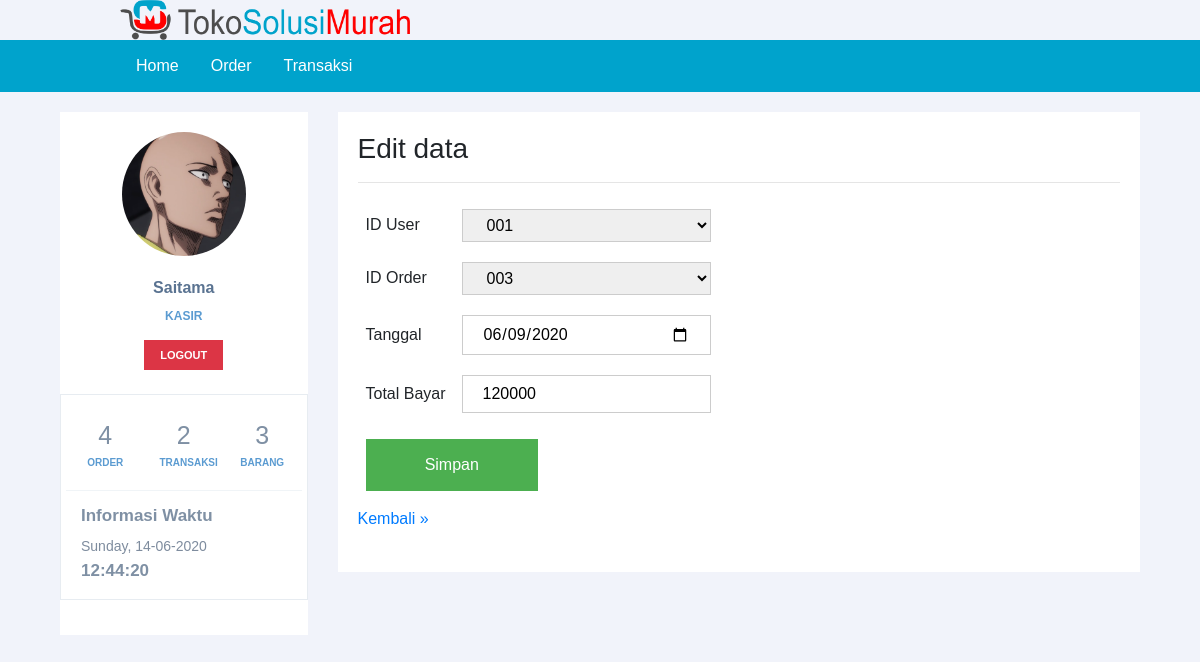
/halaman_kasir.php?page=transaksi_edit&kode=001 (signed in), run on the app's committed database.
### tables this page shows
CREATE TABLE IF NOT EXISTS `user` (
  `id_user` varchar(10) NOT NULL,
  `username` varchar(20) NOT NULL,
  `password` varchar(20) NOT NULL,
  `nama_user` varchar(20) NOT NULL,
  `id_level` varchar(20) NOT NULL,
  `foto` varchar(50) NOT NULL
);

CREATE TABLE IF NOT EXISTS `transaksi` (
  `id_transaksi` varchar(20) NOT NULL,
  `id_user` varchar(10) NOT NULL,
  `id_order` varchar(10) NOT NULL,
  `tanggal` date NOT NULL,
  `total_bayar` int(25) NOT NULL
);

### transaksi_edit.php (the view, shortened to what this page needs)
	<h3>Edit data</h3>
	<hr>
	<?php
	include "koneksi.php";
	$id_transaksi = $_GET['kode'];
	$query_mysqli = $koneksi->query("SELECT * FROM transaksi WHERE id_transaksi='$id_transaksi'")or die(mysqli_error());
	while($data = mysqli_fetch_array($query_mysqli)){
	?>
	<form  method="post">
		<table>
			<tr>
				<td>ID User</td>
				<td>
					<select name="id_user" >
						<option><?php echo $data['id_user'] ?></option>
					</select>
				</td>
			</tr>
			<tr>
				<td>ID Order</td>
				<td><select name="id_order">
					<option><?php echo $data['id_order'] ?></option>
				</select>
			</tr>
			<tr>
				<td>Tanggal</td>
				<td><input type="date" name="tanggal" value="<?php echo $data['tanggal'] ?>"></td>
			</tr>
			<tr>
				<td>Total Bayar</td>
				<td><input type="text" name="total_bayar" value="<?php echo $data['total_bayar'] ?>"></td>
			</tr>
			<tr>
				<td colspan="2"><input name="submit" type="submit" value="Simpan"></td>
			</tr>
		</table>
	</form>
	<a href="?page=transaksi">Kembali &raquo;</a>
	<?php } ?>
</body>
</html>

### sidebar.php (shortened to what this page needs)
<div class="container">
	<div class="row profile">
		<div class="col-md-3">
			<div class="profile-sidebar">
				<?php
				include "koneksi.php";
				$username = $_SESSION['username'];
				$query_mysqli = $koneksi->query("SELECT * FROM user WHERE username='$username'")or die(mysqli_error());
				while($data = mysqli_fetch_array($query_mysqli)){
				?>
				<div class="profile-userpic">
				<img class="foto-preview" height="100" width="100" src="foto/<?php echo $data['foto']?>"/>
				</div>
				<div class="profile-usertitle">
					<div class="profile-usertitle-name">
						<?php echo $_SESSION['nama']; ?>
					</div>
					<div class="profile-usertitle-job">
						<?php echo $_SESSION['level']; ?>
					</div>
				</div>
				<div class="profile-userbuttons">
					<a href="logout.php" type="button" onclick="return confirm('Anda yakin akan logout dari akun ini?')" class="btn btn-danger btn-sm">Logout</a>
				</div>
				<span class="profile-desc-text"> &nbsp; </span>
				<div class="portlet light bordered">
					<div class="row list-separated profile-stat">
						<div class="col-md-4 col-sm-4 col-xs-6">
							<div class="uppercase profile-stat-title"> <?php
							$sql = "SELECT * FROM orders";
							$query = mysqli_query($koneksi,$sql);
							$count = mysqli_num_rows($query);
							echo " $count";
							?></div>
							<div class="uppercase profile-stat-text"> Order </div>
						</div>
						<div class="col-md-4 col-sm-4 col-xs-6">
							<div class="uppercase profile-stat-title"><?php
							$sql = "SELECT * FROM transaksi";
							$query = mysqli_query($koneksi,$sql);
							$count = mysqli_num_rows($query);
							echo " $count";
							?></div>
							<div class="uppercase profile-stat-text"> Transaksi </div>
						</div>
						<div class="col-md-4 col-sm-4 col-xs-6">
							<div class="uppercase profile-stat-title"> <?php
							$sql = "SELECT * FROM barang";
							$query = mysqli_query($koneksi,$sql);
							$count = mysqli_num_rows($query);
							echo " $count";
							?> </div>
							<div class="uppercase profile-stat-text"> Barang </div>
						</div>
					</div>
					<div>
						<h4 class="profile-desc-title">Informasi Waktu</h4>
						<span class="profile-desc-text"> <?php echo date('l, d-m-Y');?></span>
						<div id="txt" class="profile-desc-title"></div>
					</div></div>
				</div>
			</div>
			<?php } ?>

### style.css (style rules this page uses)
body { font-family: sans-serif; background: #ebf9fb; }
input[type=text], [type=date], [type=password], select { width: 100%; padding: 6px 20px; margin: 2px 0; display: inline-block; border: 1px solid #ccc; border-radius: 4px; box-sizing: border-box; }
input[type=submit] { width: 50%; background-color: #4CAF50; color: white; padding: 14px 20px; margin: 8px 0; border: none; border-radius: 4px; cursor: pointer; }
.daftar_tabel th, td { text-align: left; padding: 8px; }

### css/sidebar.css (style rules this page uses)
body { background: #F1F3FA; }
.profile { margin: 20px 0; }
.profile-sidebar { padding: 20px 0 10px 0; background: #fff; }
.profile-userpic img { float: none; margin: 0 auto; width: 50%; height: 50%; margin-left: 25%; -webkit-border-radius: 50% !important; -moz-border-radius: 50% !important; border-radius: 50% !important; }
.profile-usertitle { text-align: center; margin-top: 20px; }
.profile-usertitle-name { color: #5a7391; font-size: 16px; font-weight: 600; margin-bottom: 7px; }
.profile-usertitle-job { text-transform: uppercase; color: #5b9bd1; font-size: 12px; font-weight: 600; margin-bottom: 15px; }
.profile-userbuttons { text-align: center; margin-top: 10px; }
.profile-userbuttons .btn { text-transform: uppercase; font-size: 11px; font-weight: 600; padding: 6px 15px; margin-right: 5px; }
.profile-userbuttons .btn:last-child { margin-right: 0px; }
a, button, code, div, img, input, label, li, p, pre, select, span, svg, table, td, textarea, th, ul { -webkit-border-radius: 0!important; -moz-border-radius: 0!important; border-radius: 0!important; }
.dashboard-stat, .portlet { -webkit-border-radius: 4px; -moz-border-radius: 4px; -ms-border-radius: 4px; -o-border-radius: 4px; }
.portlet { margin-top: 0; margin-bottom: 25px; padding: 0; border-radius: 4px; }
.portlet.bordered { border-left: 2px solid #e6e9ec!important; }
.portlet.light { padding: 12px 20px 15px; background-color: #fff; }
.portlet.light.bordered { border: 1px solid #e7ecf1!important; }
.list-separated { margin-top: 10px; margin-bottom: 15px; }
.profile-stat { padding-bottom: 20px; border-bottom: 1px solid #f0f4f7; }
.profile-stat-title { color: #7f90a4; font-size: 25px; text-align: center; }
.uppercase { text-transform: uppercase!important; }
.profile-stat-text { color: #5b9bd1; font-size: 10px; font-weight: 600; text-align: center; }
.profile-desc-title { color: #7f90a4; font-size: 17px; font-weight: 600; }
.profile-desc-text { color: #7e8c9e; font-size: 14px; }

### data on the page
user: foto (picture), count "4", count "2", count "3"
transaksi: id_user "001", id_order "003", tanggal "06/09/2020", total_bayar "120000"
